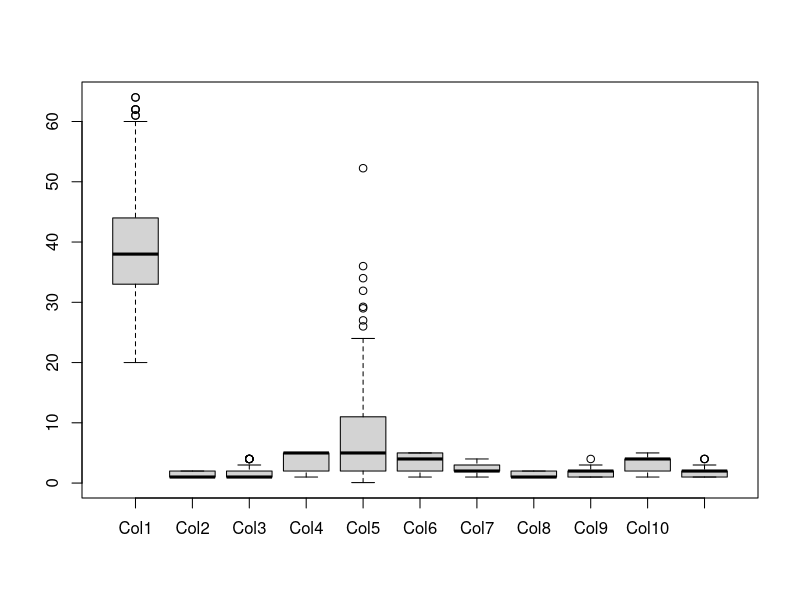

Here is the R script that generated this plot:
## ---- chunk 1
# Load Dataset
library(readxl)
df <- read_excel("Typical_Employee_Survey_Data.xlsx", col_names = FALSE)

# Add Column Names (Header)
colnames(df) <- c("Col1","Col2","Col3","Col4","Col5","Col6","Col7","Col8","Col9","Col10","Col11")

# Five point summary of Each Column
fivenum(df$Col1)
fivenum(df$Col2)
fivenum(df$Col3)
fivenum(df$Col4)
fivenum(df$Col5)
fivenum(df$Col6)
fivenum(df$Col7)
fivenum(df$Col8)
fivenum(df$Col9)
fivenum(df$Col10)
fivenum(df$Col11)

# Box plot
boxplot(df)


# Converting to Factors
df$Col2<-as.factor(df$Col2)
df$Col8<-as.factor(df$Col8)

str(df)

# Different Plots

# Scatter Plots


